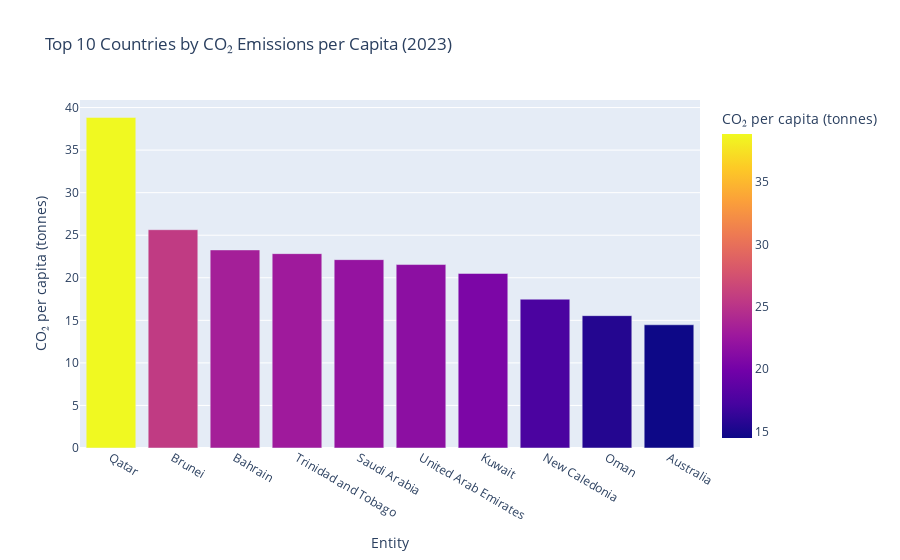

Notebook code for this chart:
### Markdown cell above
##### 7.2. Top 10 quốc gia phát thải CO₂ bình quân đầu người năm 2023

### Code cell
top10_2023 = co2_2023.sort_values('CO2_per_capita', ascending=False).head(10)
fig1 = px.bar(top10_2023, x='Entity', y='CO2_per_capita', color='CO2_per_capita',
             title='Top 10 Countries by CO₂ Emissions per Capita (2023)',
             labels={'CO2_per_capita':'CO₂ per capita (tonnes)'})
fig1.show()

### Figure 1 — Plotly figure (JSON) as saved in the notebook; plotly's stock layout.template omitted (floating-point values rounded to 4 significant figures)
{"data": [{"alignmentgroup": "True", "hovertemplate": "Entity=%{x}<br>CO₂ per capita (tonnes)=%{marker.color}<extra></extra>", "legendgroup": "", "marker": {"color": [38.84, 25.65, 23.27, 22.83, 22.13, 21.55, 20.51, 17.48, 15.55, 14.48], "coloraxis": "coloraxis", "pattern": {"shape": ""}}, "name": "", "offsetgroup": "", "orientation": "v", "showlegend": false, "textposition": "auto", "type": "bar", "x": ["Qatar", "Brunei", "Bahrain", "Trinidad and Tobago", "Saudi Arabia", "United Arab Emirates", "Kuwait", "New Caledonia", "Oman", "Australia"], "xaxis": "x", "y": [38.84, 25.65, 23.27, 22.83, 22.13, 21.55, 20.51, 17.48, 15.55, 14.48], "yaxis": "y"}], "layout": {"barmode": "relative", "coloraxis": {"colorbar": {"title": {"text": "CO₂ per capita (tonnes)"}}, "colorscale": [[0, "#0d0887"], [0.1111, "#46039f"], [0.2222, "#7201a8"], [0.3333, "#9c179e"], [0.4444, "#bd3786"], [0.5556, "#d8576b"], [0.6667, "#ed7953"], [0.7778, "#fb9f3a"], [0.8889, "#fdca26"], [1, "#f0f921"]]}, "legend": {"tracegroupgap": 0}, "title": {"text": "Top 10 Countries by CO₂ Emissions per Capita (2023)"}, "xaxis": {"anchor": "y", "domain": [0, 1], "title": {"text": "Entity"}}, "yaxis": {"anchor": "x", "domain": [0, 1], "title": {"text": "CO₂ per capita (tonnes)"}}}}
